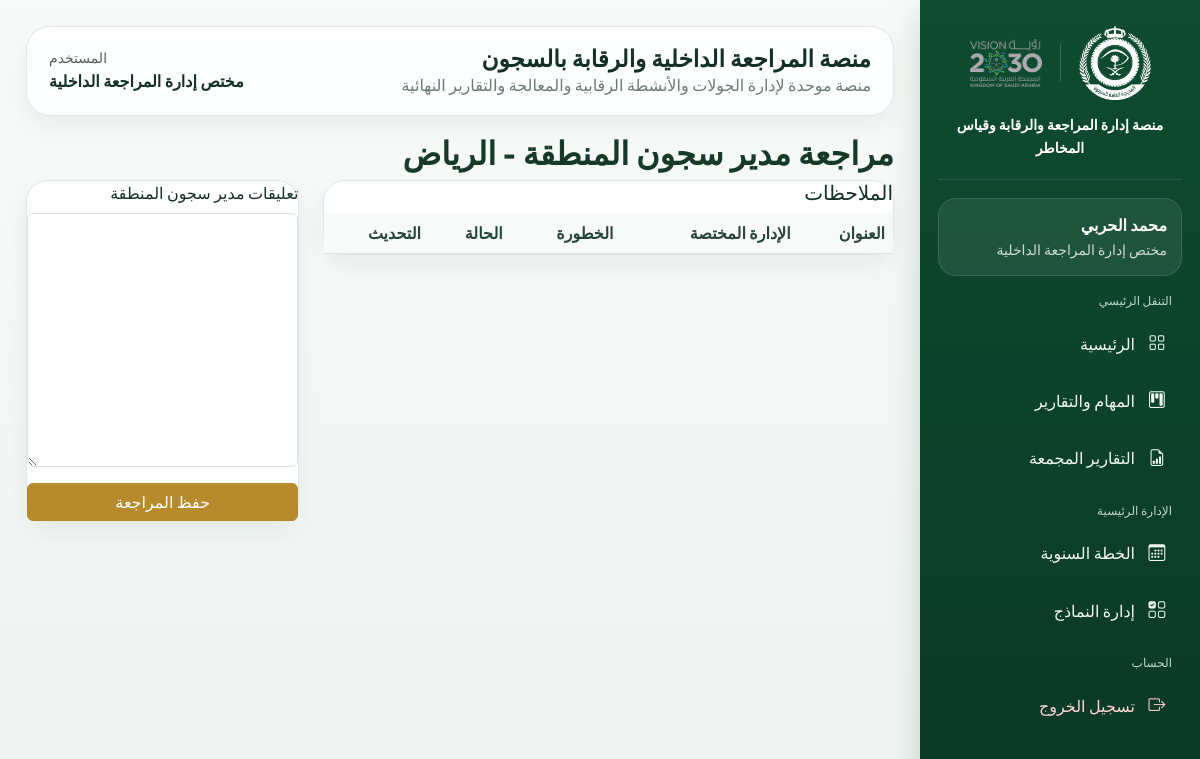
The page /missions/region/1/prison-director (signed in) on the database its author committed.
### app/models.py (models this page shows, shortened)
class TimestampMixin:
    created_at = db.Column(db.DateTime, default=datetime.utcnow, nullable=False)
    updated_at = db.Column(db.DateTime, default=datetime.utcnow, onupdate=datetime.utcnow, nullable=False)

class User(UserMixin, TimestampMixin, db.Model):
    id = db.Column(db.Integer, primary_key=True)
    username = db.Column(db.String(50), unique=True, nullable=False)
    password_hash = db.Column(db.String(255), nullable=False)
    full_name = db.Column(db.String(150), nullable=False)
    role = db.Column(db.String(50), nullable=False)
    job_title = db.Column(db.String(150), nullable=True)
    region_id = db.Column(db.Integer, db.ForeignKey('region.id'))
    department_id = db.Column(db.Integer, db.ForeignKey('department.id'))
    org_unit_type = db.Column(db.String(20), default='regional')
    is_active_user = db.Column(db.Boolean, default=True, nullable=False)
    region = db.relationship('Region', back_populates='users')
    department = db.relationship('Department')
    @property
    def is_active(self):
        return self.is_active_user

class Region(TimestampMixin, db.Model):
    id = db.Column(db.Integer, primary_key=True)
    name = db.Column(db.String(100), unique=True, nullable=False)
    prisons = db.relationship('Prison', back_populates='region', cascade='all, delete-orphan')
    users = db.relationship('User', back_populates='region')

### app/blueprints/missions/routes.py (the view, shortened to what this page needs)
@missions_bp.route('/region/<int:mission_region_id>/prison-director', methods=['GET', 'POST'])
@login_required
@roles_required('prison_director', 'central_admin', 'central_operator', 'central_director')
def prison_director_review(mission_region_id):
    mr = MissionRegion.query.options(
        joinedload(MissionRegion.prison_reports).joinedload(MissionPrisonReport.prison),
        joinedload(MissionRegion.prison_reports).joinedload(MissionPrisonReport.observations).joinedload(Observation.department),
        joinedload(MissionRegion.region),
        joinedload(MissionRegion.mission)
    ).get_or_404(mission_region_id)
    if current_user.role == 'prison_director' and current_user.region_id != mr.region_id:
        flash('لا يمكن الوصول لهذا التقرير.', 'danger')
        return redirect(url_for('dashboard.home'))
    return render_template('missions/prison_director_review.html', mr=mr, obs_status=OBS_STATUS)

### app/models.py (called while the page is built)
@login_manager.user_loader
def load_user(user_id):
    return db.session.get(User, int(user_id))

### app/permissions.py (called while the page is built)
def roles_required(*roles):
    def decorator(func):
        @wraps(func)
        def wrapper(*args, **kwargs):
            if not current_user.is_authenticated or current_user.role not in roles:
                abort(403)
            return func(*args, **kwargs)
        return wrapper
    return decorator

### app/templates/missions/prison_director_review.html (shortened to what this page needs)
{% extends 'layouts/base.html' %}
{% block content %}
<div class="page-head"><h2>مراجعة مدير سجون المنطقة - {{ mr.region.name }}</h2></div>
<form method="post" class="row g-4">
  <div class="col-lg-8"><div class="panel"><h5>الملاحظات</h5><div class="table-responsive"><table class="table align-middle"><thead><tr><th>العنوان</th><th>الإدارة المختصة</th><th>الخطورة</th><th>الحالة</th><th>التحديث</th></tr></thead></table></div></div></div>
  <div class="col-lg-4"><div class="panel sticky-top-panel"><label class="form-label">تعليقات مدير سجون المنطقة</label><textarea class="form-control" rows="10" name="prison_director_comments">{{ mr.prison_director_comments or '' }}</textarea><button class="btn btn-success w-100 mt-3">حفظ المراجعة</button></div></div>
</form>
{% endblock %}

### app/templates/layouts/base.html (shortened to what this page needs)
<!doctype html>
<html lang="ar" dir="rtl">
<head>
  <link href="https://cdn.jsdelivr.net/npm/bootstrap@5.3.3/dist/css/bootstrap.rtl.min.css" rel="stylesheet">
  <link href="https://cdn.jsdelivr.net/npm/bootstrap-icons@1.11.3/font/bootstrap-icons.min.css" rel="stylesheet">
  <link href="{{ url_for('static', filename='css/app.css') }}" rel="stylesheet">
</head>
<body>
  {% if current_user.is_authenticated %}
  <div class="app-shell">
    <aside class="sidebar">
      <div class="brand-row">
        <div class="brand-logos">
          <img src="{{ url_for('static', filename='img/logo-prisons.png') }}" alt="شعار السجون">
          <img src="{{ url_for('static', filename='img/Saudi_Vision_2030_logo.png') }}" alt="شعار الرؤية">
        </div>
        <div class="brand-title">منصة إدارة المراجعة والرقابة وقياس المخاطر</div>
      </div>
      <div class="sidebar-user">
        <strong>{{ current_user.full_name }}</strong>
        <small>{{ current_user.job_title or current_user.role }}</small>
      </div>
      <div class="side-group">
        <div class="side-caption">التنقل الرئيسي</div>
        <a href="{{ url_for('dashboard.home') }}" class="side-link">
          <i class="bi bi-grid"></i><span>الرئيسية</span>
        </a>
        <a href="{{ url_for('missions.index') }}" class="side-link">
          <i class="bi bi-kanban"></i><span>المهام والتقارير</span>
        </a>
        <a href="{{ url_for('reports.index') }}" class="side-link">
          <i class="bi bi-file-earmark-bar-graph"></i><span>التقارير المجمعة</span>
        </a>
      </div>
      {% if current_user.role in ['central_admin','central_operator','central_director'] %}
      <div class="side-group">
        <div class="side-caption">الإدارة الرئيسية</div>
        <a href="{{ url_for('plans.index') }}" class="side-link">
          <i class="bi bi-calendar3"></i><span>الخطة السنوية</span>
        </a>
        <a href="{{ url_for('templates_admin.index') }}" class="side-link">
          <i class="bi bi-ui-checks-grid"></i><span>إدارة النماذج</span>
        </a>
      </div>
      {% endif %}
      <div class="side-group">
        <div class="side-caption">الحساب</div>
        <a href="{{ url_for('auth.logout') }}" class="side-link danger">
          <i class="bi bi-box-arrow-right"></i><span>تسجيل الخروج</span>
        </a>
      </div>
    </aside>
    <section class="content-shell">
      <header class="content-header">
        <div>
          <h1 class="content-title">{{ title or app_name }}</h1>
          <p class="content-subtitle mb-0">منصة موحدة لإدارة الجولات والأنشطة الرقابية والمعالجة والتقارير النهائية</p>
        </div>
        <div class="text-end">
          <div class="small text-muted">المستخدم</div>
          <div class="fw-bold">{{ current_user.job_title or current_user.role }}</div>
        </div>
      </header>
      <main class="content-body">
        {% block content %}{% endblock %}
      </main>
    </section>
  </div>
{% endif %}
</body>
</html>

### app/static/css/app.css (style rules this page uses)
:root { --gov-green: #0f5132; --gov-green-2: #1d6b43; --gov-gold: #b78a2b; --gov-bg: #f4f7f5; --gov-card: #ffffff; --gov-muted: #6b7b74; --gov-border: #dfe7e2; --gov-danger: #b42318; --gov-warning: #b7791f; --gov-info: #0b7285; }
* { font-family: 'Cairo', sans-serif; }
body { background: linear-gradient(180deg, #f7faf8 0%, #eef4f1 100%); color: #133026; }
a { text-decoration: none; }
.form-control, .form-select, .btn { box-shadow: none !important; }
.app-shell { display: grid; grid-template-columns: 320px 1fr; min-height: 100vh; }
.sidebar { background: linear-gradient(180deg, #0e4c30 0%, #0b3825 100%); color: #fff; padding: 22px 18px; position: sticky; top: 0; height: 100vh; overflow: auto; box-shadow: 0 14px 30px rgba(13, 43, 28, .18); }
.brand-row { display: flex; flex-direction: column; align-items: center; gap: 10px; padding-bottom: 18px; border-bottom: 1px solid rgba(255, 255, 255, .12); margin-bottom: 18px; }
.brand-logos { display: flex; align-items: center; justify-content: center; gap: 14px; }
.brand-logos::before { content: ""; width: 1px; height: 38px; background: rgba(255, 255, 255, .18); order: 2; }
.brand-logos img:first-child { order: 1; }
.brand-logos img:last-child { order: 3; }
.brand-row img { width: 80px; height: auto; object-fit: contain; padding: 4px; border-radius: 0; background: transparent; }
.brand-title { font-size: 14px; font-weight: 700; text-align: center; line-height: 1.7; color: #fff; }
.sidebar-user { background: rgba(255, 255, 255, .08); border: 1px solid rgba(255, 255, 255, .10); border-radius: 18px; padding: 14px; margin-bottom: 16px; }
.sidebar-user strong { display: block; font-size: 1rem; }
.sidebar-user small { color: rgba(255, 255, 255, .78); }
.side-group { margin-bottom: 18px; }
.side-caption { font-size: .75rem; color: #bed5ca; margin: 10px 10px 8px; }
.side-link { display: flex; align-items: center; gap: 12px; color: #eff8f2; padding: 12px 14px; border-radius: 14px; margin-bottom: 6px; transition: .18s; background: transparent; border: 1px solid transparent; }
.side-link.danger { color: #ffd5d5; }
.side-link i { font-size: 1.05rem; width: 20px; text-align: center; }
.content-shell { padding: 26px; }
.content-header { display: flex; justify-content: space-between; align-items: center; background: rgba(255, 255, 255, .8); border: 1px solid var(--gov-border); backdrop-filter: blur(4px); border-radius: 24px; padding: 18px 22px; margin-bottom: 18px; box-shadow: 0 10px 25px rgba(18, 61, 40, .06); }
.content-title { font-size: 1.45rem; font-weight: 800; margin: 0; }
.content-subtitle { color: var(--gov-muted); }
.panel, .chart-card, .stat-card, .hero-panel, .table-card, .form-card, .panel-form, .panel-wide { background: var(--gov-card); border: 1px solid var(--gov-border); border-radius: 22px; box-shadow: 0 10px 22px rgba(17, 59, 38, .06); }
.table-card .table, .panel .table { margin-bottom: 0; }
.page-head h2 { font-weight: 800; color: #173929; }
.table thead th { font-weight: 800; color: #274538; background: #f8faf9; }
.table td, .table th { vertical-align: middle; }
.btn-primary, .btn-primary span, .btn-primary i, .btn-success, .btn-success span, .btn-success i, .btn-dark, .btn-dark span, .btn-dark i, .login-btn, .login-btn span, .login-btn i { color: #fff !important; }
.btn-success { background:#b78a2b !important; border-color:#b78a2b !important; }
@media (max-width: 1200px) { .app-shell { grid-template-columns: 280px 1fr; } }

### rows shown on the page
User: full_name "محمد الحربي", job_title "مختص إدارة المراجعة الداخلية"
Region: region.name "الرياض"

### other values the page prints
{{ title or app_name }} "منصة المراجعة الداخلية والرقابة بالسجون"
